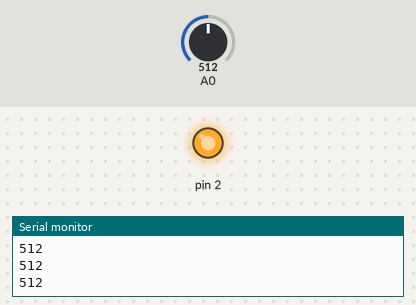
The sketch below on a simulated Arduino Uno, built with avr-gcc and run on an emulated ATmega328P. Shown: output pins drawn as LEDs (lit = HIGH), the last lines printed to the serial monitor. The test bench sets the inputs (shaded band); at power-on: A0 = 512.

Above: at 1.2 s.
1.3 s: A0 set to 307
2.8 s: A0 set to 287
At 3.8 s:
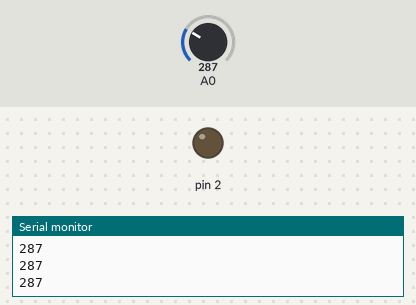
4.3 s: A0 set to 306
At 4.6 s:
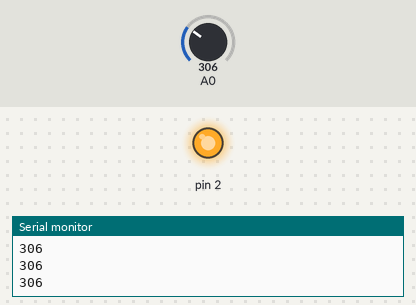
5.8 s: A0 set to 290
At 7.0 s:
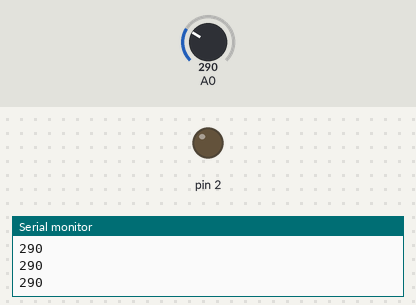
Timing chart, 0 to 8.3 s (numbered marks = the images above; inputs shaded):
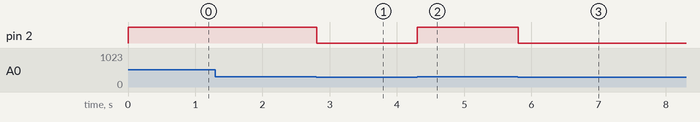

The sketch:

automatic_street_light1_1_.ino
```cpp
// C++ code
//
int input = 0;

void setup()
{
  pinMode(A0, INPUT);
  Serial.begin(9600);
  pinMode(2, OUTPUT);
}

void loop()
{
  input = analogRead(A0);
  Serial.println(input);
  if (input >= 300) {
    digitalWrite(2, HIGH);
  } else {
    digitalWrite(2, LOW);
  }
  delay(10); // Delay a little bit to improve simulation performance
}
```

Measured:
- the behaviour switches between 300 and 299 on A0 (found by bisection; images 0 and 1)
- after the input at 2.8 s, pin 2: HIGH → LOW at once
- after the input at 4.3 s, pin 2: LOW → HIGH at once
- after the input at 5.8 s, pin 2: HIGH → LOW at once
